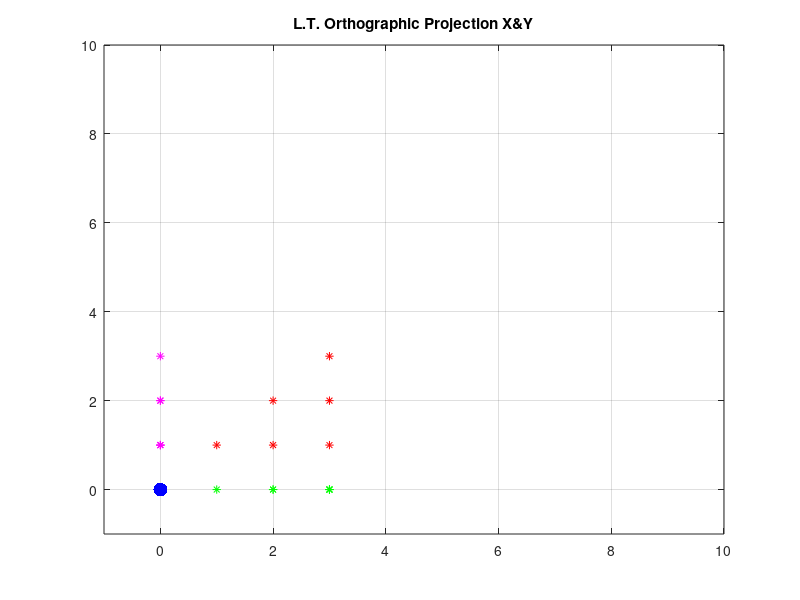

MATLAB code to generate this figure:
% Linear Transformations
% 07/2017
% Rodrigo Vimieiro

%%
close all;clear all;clc


%Triangle
Object = [1 2 2 3 3 3
          1 2 1 3 2 1];
      
plot(Object(1,1:end),Object(2,1:end),'r*')
hold on

%Origin
plot(0,0,'b.','MarkerSize',30)

%% Orthographic Projection Matrix -> X
LinearTranfM = [1 0
                0 0];
   
%Linear transformation
Result = LinearTranfM * Object;

%Showing results
plot(Result(1,1:end),Result(2,1:end),'g*')


%% Orthographic Projection Matrix -> Y
LinearTranfM = [0 0
                0 1];
   
%Linear transformation
Result = LinearTranfM * Object;

%Showing results
plot(Result(1,1:end),Result(2,1:end),'m*')
axis([-1 10 -1 10])
title('L.T. Orthographic Projection X&Y');
grid on
  
  